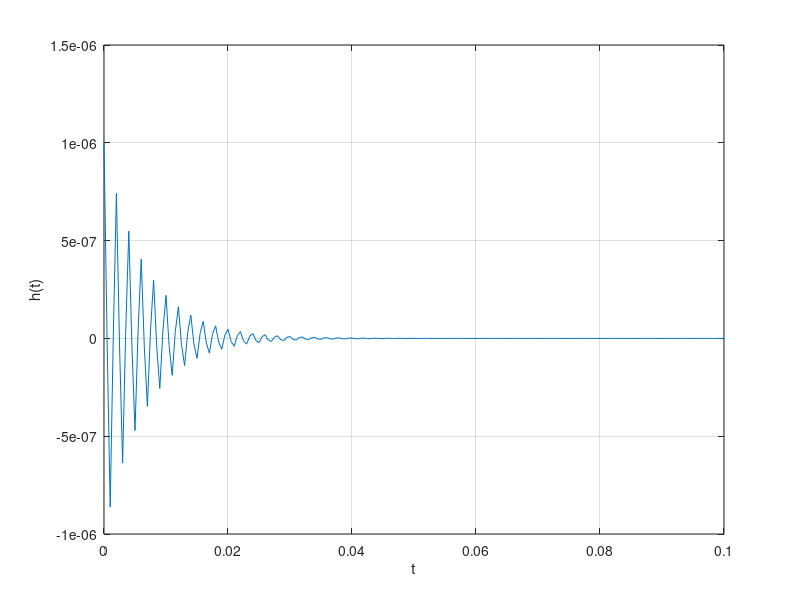

The MATLAB source for this figure:
R = [1e4, 1e4, 1e4]; C = [1e-6, 1e-6];
A = [1, (1/R(1)+1/R(2)+1/R(3))/C(2), 1/(R(1)*R(2)*C(1)*C(2))];
lambda = roots(A);
poly(lambda)
lambda = roots(A)

R = [1e4, 1e4, 1e4]; C = [1e-9, 1e-6];
A = [1, (1/R(1)+1/R(2)+1/R(3))/C(2), 1/(R(1)*R(2)*C(1)*C(2))];
lambda = roots(A);
poly(lambda)
lambda = roots(A)

t = [0:0.0005:0.1];
u = @(t) 1.0.*(t>=0);
h = @(t) (C(1).*exp(lambda(1).*t) + C(2).*exp(lambda(2).*t)).*(u(t));
plot(t,h(t));
xlabel('t');
ylabel('h(t)');
grid;
function[lambda] = CH2MP2(R,C)
A = [1, (1/R(1)+1/R(2)+1/R(3))/C(2), 1/(R(1)*R(2)*C(1)*C(2))];
lambda = roots(A);
end
